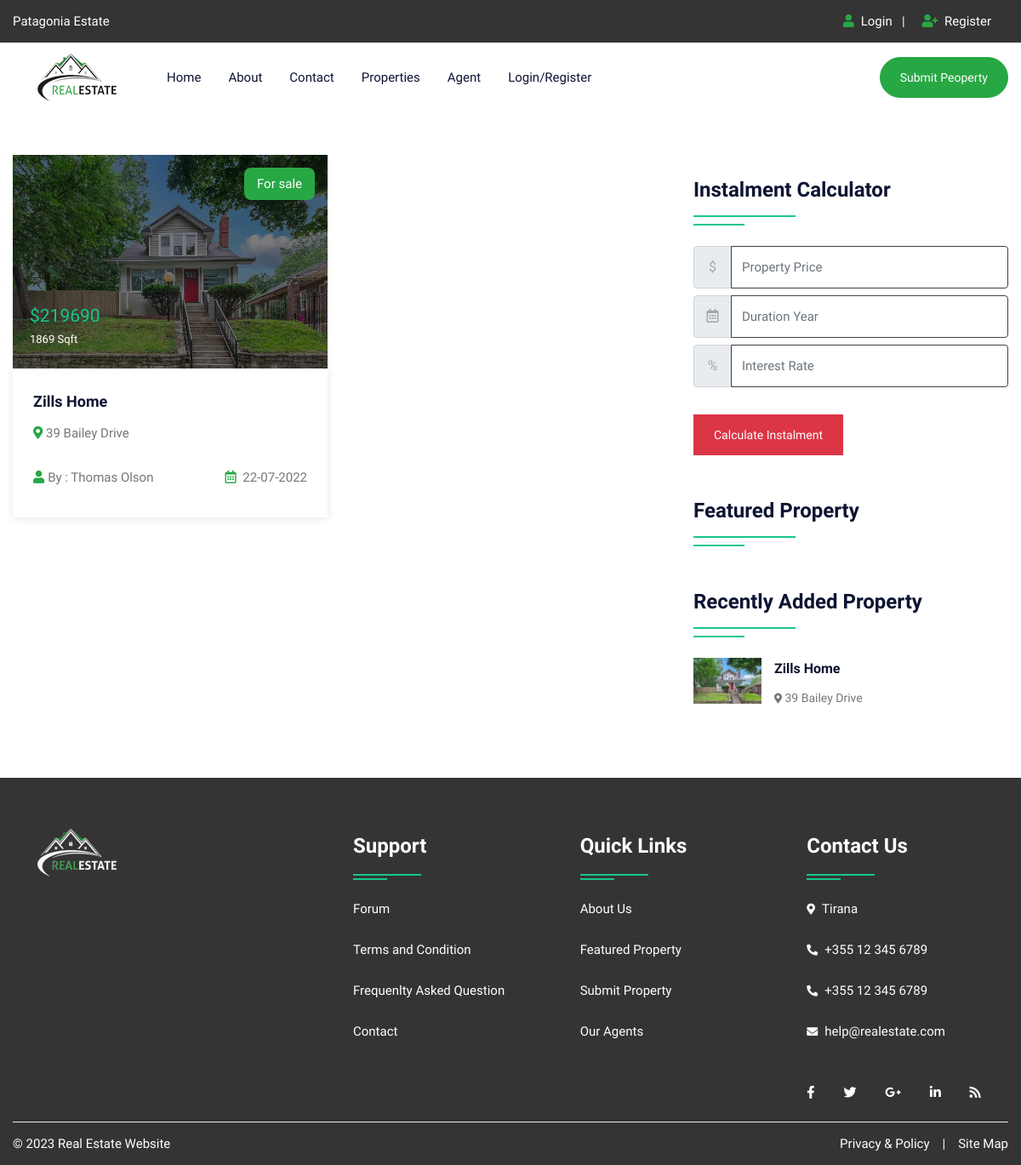
Screenshot of /PatagoniaEstate/property.php with the database file from the repository.
### tables this page shows
CREATE TABLE `property` (
  `pid` int(50) NOT NULL,
  `title` varchar(200) NOT NULL,
  `pcontent` longtext NOT NULL,
  `type` varchar(100) NOT NULL,
  `bhk` varchar(50) NOT NULL,
  `stype` varchar(100) NOT NULL,
  `bedroom` int(50) NOT NULL,
  `bathroom` int(50) NOT NULL,
  `balcony` int(50) NOT NULL,
  `kitchen` int(50) NOT NULL,
  `hall` int(50) NOT NULL,
  `floor` varchar(50) NOT NULL,
  `size` int(50) NOT NULL,
  `price` int(50) NOT NULL,
  `location` varchar(200) NOT NULL,
  `city` varchar(100) NOT NULL,
  `state` varchar(100) NOT NULL,
  `feature` longtext NOT NULL,
  `pimage` varchar(300) NOT NULL,
  `pimage1` varchar(300) NOT NULL,
  `pimage2` varchar(300) NOT NULL,
  `pimage3` varchar(300) NOT NULL,
  `pimage4` varchar(300) NOT NULL,
  `uid` int(50) NOT NULL,
  `status` varchar(50) NOT NULL,
  `mapimage` varchar(300) NOT NULL,
  `topmapimage` varchar(300) NOT NULL,
  `groundmapimage` varchar(300) NOT NULL,
  `totalfloor` varchar(50) NOT NULL,
  `date` datetime NOT NULL DEFAULT CURRENT_TIMESTAMP,
  `isFeatured` int(11) DEFAULT NULL
);

CREATE TABLE `user` (
  `uid` int(50) NOT NULL,
  `uname` varchar(100) NOT NULL,
  `uemail` varchar(100) NOT NULL,
  `uphone` varchar(20) NOT NULL,
  `upass` varchar(50) NOT NULL,
  `utype` varchar(50) NOT NULL,
  `uimage` varchar(300) NOT NULL
);

### PatagoniaEstate/property.php (the view, shortened to what this page needs)
<!DOCTYPE html>
<html lang="en">
<head>
<link rel="stylesheet" type="text/css" href="css/bootstrap.min.css">
<link rel="stylesheet" type="text/css" href="css/bootstrap-slider.css">
<link rel="stylesheet" type="text/css" href="css/jquery-ui.css">
<link rel="stylesheet" type="text/css" href="css/layerslider.css">
<link rel="stylesheet" type="text/css" href="css/color.css" id="color-change">
<link rel="stylesheet" type="text/css" href="css/owl.carousel.min.css">
<link rel="stylesheet" type="text/css" href="css/font-awesome.min.css">
<link rel="stylesheet" type="text/css" href="fonts/flaticon/flaticon.css">
<link rel="stylesheet" type="text/css" href="css/style.css">
</head>
<body>
<div id="page-wrapper">
    <div class="row">
		<?php include("include/header.php");?>
        <div class="full-row">
            <div class="container">
                <div class="row">
					<div class="col-lg-8">
                        <div class="row">
							<?php
							$query=mysqli_query($con,"SELECT property.*, user.uname,user.utype,user.uimage FROM `property`,`user` WHERE property.uid=user.uid");
								while($row=mysqli_fetch_array($query))
								{
							?>
                            <div class="col-md-6">
                                <div class="featured-thumb hover-zoomer mb-4">
                                    <div class="overlay-black overflow-hidden position-relative"> <img src="admin/property/<?php echo $row['18'];?>" alt="pimage">
                                        <div class="sale bg-success text-white">For <?php echo $row['5'];?></div>
                                        <div class="price text-primary text-capitalize">$<?php echo $row['13'];?> <span class="text-white"><?php echo $row['12'];?> Sqft</span></div>
                                    </div>
                                    <div class="featured-thumb-data shadow-one">
                                        <div class="p-4">
                                            <h5 class="text-secondary hover-text-success mb-2 text-capitalize"><a href="propertydetail.php?pid=<?php echo $row['0'];?>"><?php echo $row['1'];?></a></h5>
                                            <span class="location text-capitalize"><i class="fas fa-map-marker-alt text-success"></i> <?php echo $row['14'];?></span> </div>
                                        <div class="px-4 pb-4 d-inline-block w-100">
                                            <div class="float-left text-capitalize"><i class="fas fa-user text-success mr-1"></i>By : <?php echo $row['uname'];?></div>
                                            <div class="float-right"><i class="far fa-calendar-alt text-success mr-1"></i> <?php echo date('d-m-Y', strtotime($row['date']));?></div>
                                        </div>
                                    </div>
                                </div>
                            </div>
                            <?php } ?>
                        </div>
                    </div>
                    <div class="col-lg-4">
                        <div class="sidebar-widget">
                            <h4 class="double-down-line-left text-secondary position-relative pb-4 my-4">Instalment Calculator</h4>
						<form class="d-inline-block w-100" action="calc.php" method="post">
                            <div class="input-group mb-2 mr-sm-2">
                                <div class="input-group-prepend">
                                    <div class="input-group-text">$</div>
                                </div>
                                <input type="text" class="form-control" name="amount" placeholder="Property Price">
                            </div>
                            <div class="input-group mb-2 mr-sm-2">
                                <div class="input-group-prepend">
                                    <div class="input-group-text"><i class="far fa-calendar-alt"></i></div>
                                </div>
                                <input type="text" class="form-control" name="month" placeholder="Duration Year">
                            </div>
                            <div class="input-group mb-2 mr-sm-2">
                                <div class="input-group-prepend">
                                    <div class="input-group-text">%</div>
                                </div>
                                <input type="text" class="form-control" name="interest" placeholder="Interest Rate">
                            </div>
                            <button type="submit" value="submit" name="calc" class="btn btn-danger mt-4">Calculate Instalment</button>
                        </form>
                        </div>
                        <h4 class="double-down-line-left text-secondary position-relative pb-4 mb-4 mt-5">Featured Property</h4>
                        <div class="sidebar-widget mt-5">
                            <h4 class="double-down-line-left text-secondary position-relative pb-4 mb-4">Recently Added Property</h4>
                            <ul class="property_list_widget">
								<?php
								$query=mysqli_query($con,"SELECT * FROM `property` ORDER BY date DESC LIMIT 6");
										while($row=mysqli_fetch_array($query))
										{
								?>
                                <li> <img src="admin/property/<?php echo $row['18'];?>" alt="pimage">
                                    <h6 class="text-secondary hover-text-success text-capitalize"><a href="propertydetail.php?pid=<?php echo $row['0'];?>"><?php echo $row['1'];?></a></h6>
                                    <span class="font-14"><i class="fas fa-map-marker-alt icon-success icon-small"></i> <?php echo $row['14'];?></span>
                                </li>
                                <?php } ?>
                            </ul>
                        </div>
                    </div>
                </div>
            </div>
        </div>
		<?php include("include/footer.php");?>
    </div>
</div>
</body>
</html>

### PatagoniaEstate/include/header.php (shortened to what this page needs)
<header id="header" class="transparent-header-modern fixed-header-bg-white w-100">
            <div class="top-header bg-secondary">
                <div class="container">
                    <div class="row">
                        <div class="col-md-8">
                            <ul class="top-contact list-text-white  d-table">
                                <li><a href="#">Patagonia Estate</a></li>
                            </ul>
                        </div>
                        <div class="col-md-4">
                            <div class="top-contact float-right">
                                <ul class="list-text-white d-table">
								<li><i class="fas fa-user text-success mr-1"></i>
								<?php  if(isset($_SESSION['uemail']))
								{ ?>
								<a href="logout.php">Logout</a>&nbsp;&nbsp;<?php } else { ?>
								<a href="login.php">Login</a>&nbsp;&nbsp;
								| </li>
								<li><i class="fas fa-user-plus text-success mr-1"></i><a href="register.php"> Register</li><?php } ?>
								</ul>
                            </div>
                        </div>
                    </div>
                </div>
            </div>
            <div class="main-nav secondary-nav hover-success-nav py-2">
                <div class="container">
                    <div class="row">
                        <div class="col-lg-12">
                            <nav class="navbar navbar-expand-lg navbar-light p-0"> <a class="navbar-brand position-relative" href="index.php"><img class="nav-logo" src="images/logo/restatelg.png" alt=""></a>
                                <div class="collapse navbar-collapse" id="navbarSupportedContent">
                                    <ul class="navbar-nav mr-auto">
                                        <li class="nav-item dropdown"> <a class="nav-link" href="index.php" role="button" aria-haspopup="true" aria-expanded="false">Home</a></li>
										<li class="nav-item"> <a class="nav-link" href="about.php">About</a> </li>
                                        <li class="nav-item"> <a class="nav-link" href="contact.php">Contact</a> </li>
                                        <li class="nav-item"> <a class="nav-link" href="property.php">Properties</a> </li>
                                        <li class="nav-item"> <a class="nav-link" href="agent.php">Agent</a> </li>
										<?php  if(isset($_SESSION['uemail']))
										{ ?>
										<li class="nav-item dropdown">
											<a class="nav-link dropdown-toggle" href="#" role="button" data-toggle="dropdown" aria-haspopup="true" aria-expanded="false">My Account</a>
											<ul class="dropdown-menu">
												<li class="nav-item"> <a class="nav-link" href="profile.php">Profile</a> </li>
												<li class="nav-item"> <a class="nav-link" href="feature.php">Your Property</a> </li>
												<li class="nav-item"> <a class="nav-link" href="logout.php">Logout</a> </li>
											</ul>
                                        </li>
										<?php } else { ?>
										<li class="nav-item"> <a class="nav-link" href="login.php">Login/Register</a> </li>
										<?php } ?>
                                    </ul>
									<a class="btn btn-success d-none d-xl-block" style="border-radius:30px;" href="submitproperty.php">Submit Peoperty</a>
                                </div>
                            </nav>
                        </div>
                    </div>
                </div>
            </div>
        </header>

### PatagoniaEstate/include/footer.php
<footer class="full-row bg-secondary p-0">
            <div class="container">
                <div  class="row">
                    <div class="col-lg-12">
                        <div class="divider py-40">
                            <div class="row">
                                <div class="col-md-12 col-lg-4">
                                    <div class="footer-widget mb-4">
                                        <div class="footer-logo mb-4"> <a href="#"><img class="logo-bottom" src="images/logo/restatelg_white.png" alt="image"></a> </div>
                                        </div>
                                </div>
                                <div class="col-md-12 col-lg-8">
                                    <div class="row">
                                        <div class="col-md-4 col-lg-4">
                                            <div class="footer-widget footer-nav mb-4">
                                                <h4 class="widget-title text-white double-down-line-left position-relative">Support</h4>
                                                <ul class="hover-text-primary">
                                                    <li><a href="#" class="text-white">Forum</a></li>
                                                    <li><a href="#" class="text-white">Terms and Condition</a></li>
                                                    <li><a href="#" class="text-white">Frequenlty Asked Question</a></li>
                                                    <li><a href="contact.php" class="text-white">Contact</a></li>
                                                </ul>
                                            </div>
                                        </div>
                                        <div class="col-md-4 col-lg-4">
                                            <div class="footer-widget footer-nav mb-4">
                                                <h4 class="widget-title text-white double-down-line-left position-relative">Quick Links</h4>
                                                <ul class="hover-text-primary">
                                                    <li><a href="about.php" class="text-white">About Us</a></li>
                                                    <li><a href="#" class="text-white">Featured Property</a></li>
                                                    <li><a href="#" class="text-white">Submit Property</a></li>
                                                    <li><a href="agent.php" class="text-white">Our Agents</a></li>
                                                </ul>
                                            </div>
                                        </div>
                                        <div class="col-md-4 col-lg-4">
                                            <div class="footer-widget">
                                                <h4 class="widget-title text-white double-down-line-left position-relative">Contact Us</h4>
                                                <ul class="text-white">
                                                    <li class="hover-text-primary"><i class="fas fa-map-marker-alt text-white mr-2 font-13 mt-1"></i>Tirana</li>
                                                    <li class="hover-text-primary"> <i class="fas fa-phone-alt text-white mr-2 font-13 mt-1"></i>+355 12 345 6789</li>
													<li class="hover-text-primary"> <i class="fas fa-phone-alt text-white mr-2 font-13 mt-1"></i>+355 12 345 6789</li>
                                                    <li class="hover-text-primary"><i class="fas fa-envelope text-white mr-2 font-13 mt-1"></i>help@realestate.com</li>
                                                </ul>
                                            </div>
                                            <div class="footer-widget media-widget mt-4 text-white hover-text-primary"> <a href="#"><i class="fab fa-facebook-f"></i></a> <a href="#"><i class="fab fa-twitter"></i></a> <a href="#"><i class="fab fa-google-plus-g"></i></a> <a href="#"><i class="fab fa-linkedin-in"></i></a> <a href="#"><i class="fas fa-rss"></i></a> </div>
                                        </div>
                                    </div>
                                </div>
                            </div>
                        </div>
                    </div>
                </div>
                <div class="row copyright">
                    <div class="col-sm-6"> <span class="text-white">© <?php echo date('Y');?> Real Estate Website</span> </div>
                    <div class="col-sm-6">
                        <ul class="line-menu text-white hover-text-primary float-right">
                            <li><a href="#">Privacy & Policy</a></li>
                            <li>|</li>
                            <li><a href="#"> Site Map</a></li>
                        </ul>
                    </div>
                </div>
            </div>
        </footer>

### PatagoniaEstate/css/color.css (style rules this page uses)
:root { --theme-ordinary-color: #74777b; }
:root { --theme-primary-color: #17c788; }
:root { --theme-secondary-color: #0d1432; }
:root { --theme-white-color: #fff; }
:root { --theme-light-color: #f8f8f8; }
:root { --theme-gray-color: #f5f5f5; }
:root { --theme-footer-color: #091b4b; }
:root { --theme-dark-color: #091b4b; }
:root { --text-light-color: #a3a7af; }
:root { --theme-primary-opacity-color: rgba(11, 191, 141, .8); }
:root { --theme-secondary-opacity-color: rgba(13,20,50,0.7); }
:root { --theme-white-opacity-color: rgba(255, 255, 255, 0.3); }
:root { --theme-dark-opacity-color: rgba(0, 0, 0, 0.5); }
:root { --theme-ordinary-font: 'Muli', sans-serif; }
:root { --theme-highlight-font: 'Comfortaa', cursive; }

### rows the page displays
property: pimage (picture), stype "sale", price "219690", size "1869", title "Zills Home", location "39 Bailey Drive", uid.uname "Thomas Olson", date "22-07-2022"
